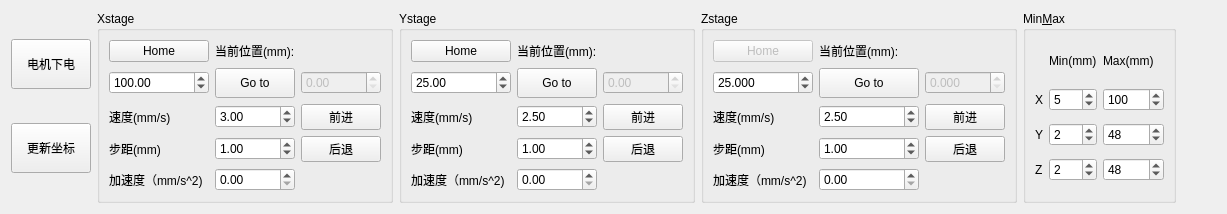
        <widget class="QWidget" name="StageTab">
         <attribute name="title">
          <string>电动滑台</string>
         </attribute>
         <layout class="QHBoxLayout" name="horizontalLayout_7">
          <item>
           <layout class="QVBoxLayout" name="verticalLayout_3">
            <item>
             <widget class="QPushButton" name="StageUninit">
              <property name="minimumSize">
               <size>
                <width>0</width>
                <height>50</height>
               </size>
              </property>
              <property name="text">
               <string>电机下电</string>
              </property>
             </widget>
            </item>
            <item>
             <widget class="QPushButton" name="InitStageButton">
              <property name="minimumSize">
               <size>
                <width>0</width>
                <height>50</height>
               </size>
              </property>
              <property name="maximumSize">
               <size>
                <width>300</width>
                <height>16777215</height>
               </size>
              </property>
              <property name="text">
               <string>更新坐标</string>
              </property>
             </widget>
            </item>
           </layout>
          </item>
          <item>
           <widget class="QGroupBox" name="XstageBox">
            <property name="maximumSize">
             <size>
              <width>16777215</width>
              <height>300</height>
             </size>
            </property>
            <property name="title">
             <string>Xstage</string>
            </property>
            <layout class="QGridLayout" name="gridLayout_7">
             <item row="5" column="1">
              <widget class="QDoubleSpinBox" name="XSpeed">
               <property name="maximum">
                <double>100.000000000000000</double>
               </property>
               <property name="value">
                <double>3.000000000000000</double>
               </property>
              </widget>
             </item>
             <item row="2" column="0">
              <widget class="QDoubleSpinBox" name="XPosition">
               <property name="minimumSize">
                <size>
                 <width>100</width>
                 <height>0</height>
                </size>
               </property>
               <property name="minimum">
                <double>0.000000000000000</double>
               </property>
               <property name="maximum">
                <double>10000.000000000000000</double>
               </property>
               <property name="value">
                <double>100.000000000000000</double>
               </property>
              </widget>
             </item>
             <item row="2" column="2">
              <widget class="QDoubleSpinBox" name="Xcurrent">
               <property name="enabled">
                <bool>false</bool>
               </property>
               <property name="maximum">
                <double>10000.000000000000000</double>
               </property>
              </widget>
             </item>
             <item row="1" column="0">
              <widget class="QPushButton" name="XHome">
               <property name="enabled">
                <bool>true</bool>
               </property>
               <property name="text">
                <string>Home</string>
               </property>
              </widget>
             </item>
             <item row="5" column="0">
              <widget class="QLabel" name="XSpeedlabel">
               <property name="text">
                <string>速度(mm/s)</string>
               </property>
              </widget>
             </item>
             <item row="1" column="1" colspan="2">
              <widget class="QLabel" name="XPositionLabel">
               <property name="maximumSize">
                <size>
                 <width>16777215</width>
                 <height>20</height>
                </size>
               </property>
               <property name="text">
                <string>当前位置(mm):</string>
               </property>
              </widget>
             </item>
             <item row="7" column="0">
              <widget class="QLabel" name="Xstagestepsizelabel">
               <property name="sizePolicy">
                <sizepolicy hsizetype="Preferred" vsizetype="Preferred">
                 <horstretch>0</horstretch>
                 <verstretch>0</verstretch>
                </sizepolicy>
               </property>
               <property name="text">
                <string>步距(mm)</string>
               </property>
              </widget>
             </item>
             <item row="5" column="2">
              <widget class="QPushButton" name="XUP">
               <property name="text">
                <string>前进</string>
               </property>
              </widget>
             </item>
             <item row="2" column="1">
              <widget class="QPushButton" name="Xmove2">
               <property name="minimumSize">
                <size>
                 <width>0</width>
                 <height>30</height>
                </size>
               </property>
               <property name="text">
                <string>Go to</string>
               </property>
              </widget>
             </item>
             <item row="7" column="1">
              <widget class="QDoubleSpinBox" name="Xstagestepsize">
               <property name="maximum">
                <double>1000.000000000000000</double>
               </property>
               <property name="value">
                <double>1.000000000000000</double>
               </property>
              </widget>
             </item>
             <item row="7" column="2">
              <widget class="QPushButton" name="XDOWN">
               <property name="text">
                <string>后退</string>
               </property>
              </widget>
             </item>
             <item row="8" column="0">
              <widget class="QLabel" name="label_4">
               <property name="text">
                <string>加速度（mm/s^2)</string>
               </property>
              </widget>
             </item>
             <item row="8" column="1">
              <widget class="QDoubleSpinBox" name="XAccelerate"/>
             </item>
            </layout>
           </widget>
          </item>
          <item>
           <widget class="QGroupBox" name="YstageBox">
            <property name="maximumSize">
             <size>
              <width>16777215</width>
              <height>300</height>
             </size>
            </property>
            <property name="title">
             <string>Ystage</string>
            </property>
            <layout class="QGridLayout" name="gridLayout_8">
             <item row="4" column="0">
              <widget class="QLabel" name="Ystagestepsizelabel">
               <property name="text">
                <string>步距(mm)</string>
               </property>
              </widget>
             </item>
             <item row="1" column="2">
              <widget class="QPushButton" name="Ymove2">
               <property name="minimumSize">
                <size>
                 <width>0</width>
                 <height>30</height>
                </size>
               </property>
               <property name="text">
                <string>Go to</string>
               </property>
              </widget>
             </item>
             <item row="1" column="3">
              <widget class="QDoubleSpinBox" name="Ycurrent">
               <property name="enabled">
                <bool>false</bool>
               </property>
               <property name="maximum">
                <double>10000.000000000000000</double>
               </property>
              </widget>
             </item>
             <item row="4" column="2">
              <widget class="QDoubleSpinBox" name="Ystagestepsize">
               <property name="maximum">
                <double>1000.000000000000000</double>
               </property>
               <property name="value">
                <double>1.000000000000000</double>
               </property>
              </widget>
             </item>
             <item row="3" column="2">
              <widget class="QDoubleSpinBox" name="YSpeed">
               <property name="minimum">
                <double>0.000000000000000</double>
               </property>
               <property name="maximum">
                <double>100.000000000000000</double>
               </property>
               <property name="value">
                <double>2.500000000000000</double>
               </property>
              </widget>
             </item>
             <item row="1" column="0">
              <widget class="QDoubleSpinBox" name="YPosition">
               <property name="minimumSize">
                <size>
                 <width>100</width>
                 <height>0</height>
                </size>
               </property>
               <property name="minimum">
                <double>0.000000000000000</double>
               </property>
               <property name="maximum">
                <double>10000.000000000000000</double>
               </property>
               <property name="value">
                <double>25.000000000000000</double>
               </property>
              </widget>
             </item>
             <item row="0" column="2" colspan="2">
              <widget class="QLabel" name="YPositionLabel">
               <property name="maximumSize">
                <size>
                 <width>16777215</width>
                 <height>20</height>
                </size>
               </property>
               <property name="text">
                <string>当前位置(mm):</string>
               </property>
              </widget>
             </item>
             <item row="4" column="3">
              <widget class="QPushButton" name="YDOWN">
               <property name="text">
                <string>后退</string>
               </property>
              </widget>
             </item>
             <item row="0" column="0">
              <widget class="QPushButton" name="YHome">
               <property name="enabled">
                <bool>true</bool>
               </property>
               <property name="text">
                <string>Home</string>
               </property>
              </widget>
             </item>
             <item row="3" column="0">
              <widget class="QLabel" name="YSpeedlabel">
               <property name="text">
                <string>速度(mm/s)</string>
               </property>
              </widget>
             </item>
             <item row="3" column="3">
              <widget class="QPushButton" name="YUP">
               <property name="text">
                <string>前进</string>
               </property>
              </widget>
             </item>
             <item row="5" column="0">
              <widget class="QLabel" name="label_25">
               <property name="text">
                <string>加速度（mm/s^2)</string>
               </property>
              </widget>
             </item>
             <item row="5" column="2">
              <widget class="QDoubleSpinBox" name="YAccelerate"/>
             </item>
            </layout>
           </widget>
          </item>
          <item>
           <widget class="QGroupBox" name="ZstageBox">
            <property name="maximumSize">
             <size>
              <width>16777215</width>
              <height>300</height>
             </size>
            </property>
            <property name="title">
             <string>Zstage</string>
            </property>
            <layout class="QGridLayout" name="gridLayout_9">
             <item row="1" column="3">
              <widget class="QDoubleSpinBox" name="Zcurrent">
               <property name="enabled">
                <bool>false</bool>
               </property>
               <property name="decimals">
                <number>3</number>
               </property>
               <property name="maximum">
                <double>1000.000000000000000</double>
               </property>
              </widget>
             </item>
             <item row="3" column="3">
              <widget class="QPushButton" name="ZUP">
               <property name="text">
                <string>前进</string>
               </property>
              </widget>
             </item>
             <item row="0" column="0">
              <widget class="QPushButton" name="ZHome">
               <property name="enabled">
                <bool>false</bool>
               </property>
               <property name="text">
                <string>Home</string>
               </property>
              </widget>
             </item>
             <item row="3" column="0">
              <widget class="QLabel" name="ZSpeedlabel">
               <property name="text">
                <string>速度(mm/s)</string>
               </property>
              </widget>
             </item>
             <item row="1" column="0">
              <widget class="QDoubleSpinBox" name="ZPosition">
               <property name="minimumSize">
                <size>
                 <width>100</width>
                 <height>0</height>
                </size>
               </property>
               <property name="decimals">
                <number>3</number>
               </property>
               <property name="minimum">
                <double>0.000000000000000</double>
               </property>
               <property name="maximum">
                <double>1000.000000000000000</double>
               </property>
               <property name="value">
                <double>25.000000000000000</double>
               </property>
              </widget>
             </item>
             <item row="4" column="3">
              <widget class="QPushButton" name="ZDOWN">
               <property name="text">
                <string>后退</string>
               </property>
              </widget>
             </item>
             <item row="4" column="2">
              <widget class="QDoubleSpinBox" name="Zstagestepsize">
               <property name="minimumSize">
                <size>
                 <width>100</width>
                 <height>0</height>
                </size>
               </property>
               <property name="decimals">
                <number>2</number>
               </property>
               <property name="maximum">
                <double>100.000000000000000</double>
               </property>
               <property name="value">
                <double>1.000000000000000</double>
               </property>
              </widget>
             </item>
             <item row="0" column="2" colspan="2">
              <widget class="QLabel" name="ZPositionLabel">
               <property name="maximumSize">
                <size>
                 <width>16777215</width>
                 <height>20</height>
                </size>
               </property>
               <property name="text">
                <string>当前位置(mm):</string>
               </property>
              </widget>
             </item>
             <item row="3" column="2">
              <widget class="QDoubleSpinBox" name="ZSpeed">
               <property name="minimum">
                <double>0.000000000000000</double>
               </property>
               <property name="maximum">
                <double>100.000000000000000</double>
               </property>
               <property name="value">
                <double>2.500000000000000</double>
               </property>
              </widget>
             </item>
             <item row="1" column="2">
              <widget class="QPushButton" name="Zmove2">
               <property name="minimumSize">
                <size>
                 <width>0</width>
                 <height>30</height>
                </size>
               </property>
               <property name="text">
                <string>Go to</string>
               </property>
              </widget>
             </item>
             <item row="4" column="0">
              <widget class="QLabel" name="Zstagestepsizelabel">
               <property name="text">
                <string>步距(mm)</string>
               </property>
              </widget>
             </item>
             <item row="5" column="0">
              <widget class="QLabel" name="label_26">
               <property name="text">
                <string>加速度（mm/s^2)</string>
               </property>
              </widget>
             </item>
             <item row="5" column="2">
              <widget class="QDoubleSpinBox" name="ZAccelerate"/>
             </item>
            </layout>
           </widget>
          </item>
          <item>
           <widget class="QGroupBox" name="groupBox_2">
            <property name="title">
             <string>Min&amp;Max</string>
            </property>
            <layout class="QGridLayout" name="gridLayout_2">
             <item row="3" column="2">
              <widget class="QSpinBox" name="Zmax">
               <property name="maximum">
                <number>1000</number>
               </property>
               <property name="value">
                <number>48</number>
               </property>
              </widget>
             </item>
             <item row="1" column="2">
              <widget class="QSpinBox" name="Xmax">
               <property name="maximum">
                <number>10000</number>
               </property>
               <property name="value">
                <number>100</number>
               </property>
              </widget>
             </item>
             <item row="0" column="1">
              <widget class="QLabel" name="label_16">
               <property name="maximumSize">
                <size>
                 <width>16777215</width>
                 <height>30</height>
                </size>
               </property>
               <property name="text">
                <string>Min(mm)</string>
               </property>
              </widget>
             </item>
             <item row="1" column="1">
              <widget class="QSpinBox" name="Xmin">
               <property name="maximum">
                <number>150</number>
               </property>
               <property name="value">
                <number>5</number>
               </property>
              </widget>
             </item>
             <item row="3" column="1">
              <widget class="QSpinBox" name="Zmin">
               <property name="value">
                <number>2</number>
               </property>
              </widget>
             </item>
             <item row="2" column="1">
              <widget class="QSpinBox" name="Ymin">
               <property name="value">
                <number>2</number>
               </property>
              </widget>
             </item>
             <item row="2" column="2">
              <widget class="QSpinBox" name="Ymax">
               <property name="maximum">
                <number>10000</number>
               </property>
               <property name="value">
                <number>48</number>
               </property>
              </widget>
             </item>
             <item row="0" column="2">
              <widget class="QLabel" name="label_17">
               <property name="maximumSize">
                <size>
                 <width>16777215</width>
                 <height>30</height>
                </size>
               </property>
               <property name="text">
                <string>Max(mm)</string>
               </property>
              </widget>
             </item>
             <item row="3" column="0">
              <widget class="QLabel" name="label_15">
               <property name="text">
                <string>Z</string>
               </property>
              </widget>
             </item>
             <item row="2" column="0">
              <widget class="QLabel" name="label_14">
               <property name="text">
                <string>Y</string>
               </property>
              </widget>
             </item>
             <item row="1" column="0">
              <widget class="QLabel" name="label_33">
               <property name="text">
                <string>X</string>
               </property>
              </widget>
             </item>
            </layout>
           </widget>
          </item>
          <item>
           <spacer name="horizontalSpacer">
            <property name="orientation">
             <enum>Qt::Horizontal</enum>
            </property>
            <property name="sizeHint" stdset="0">
             <size>
              <width>40</width>
              <height>20</height>
             </size>
            </property>
           </spacer>
          </item>
         </layout>
        </widget>
